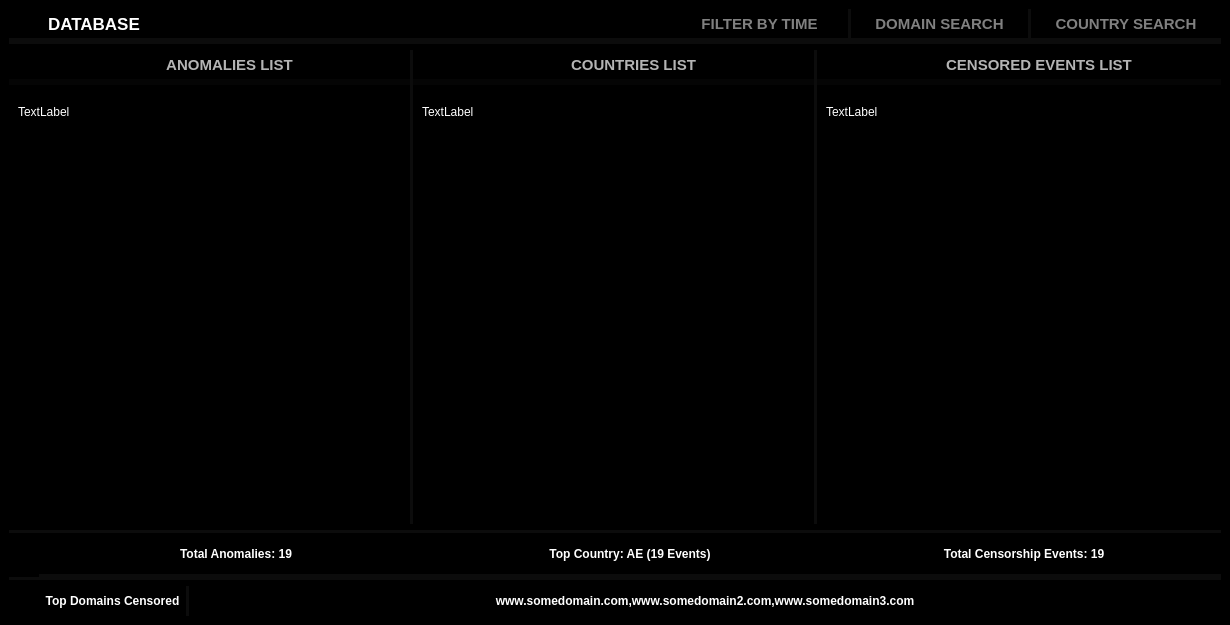
<?xml version="1.0" encoding="UTF-8"?>
<ui version="4.0">
 <class>MainWindow</class>
 <widget class="QMainWindow" name="MainWindow">
  <property name="geometry">
   <rect>
    <x>0</x>
    <y>0</y>
    <width>1230</width>
    <height>625</height>
   </rect>
  </property>
  <property name="windowTitle">
   <string>MainWindow</string>
  </property>
  <property name="styleSheet">
   <string notr="true">background-color: black;
color: white;
Border: 0.5px solid white;

          </string>
  </property>
  <widget class="QWidget" name="centralwidget">
   <property name="styleSheet">
    <string notr="true">*{Border:0px}
QScrollBar:sub-page:vertical{background-color: #000000}
QScrollBar:add-page:vertical{background-color: #000000}
QScrollBar{background-color: #000000}
QScrollBar:sub-page:vertical{background-color: #000000} QScrollBar:add-page:vertical{background-color: #000000} QScrollBar{background-color: #000000}
QScrollBar::add-line:vertical { background-color: transparent}
QScrollBar::sub-line:vertical { background-color: transparent}
QScrollBar::handle:vertical {background-color: rgba(80, 80, 122, .25);}
QPushButton{color: gray}
QPushButton:hover{color: white}

QScrollBar:sub-page:horizontal{background-color: #000000}
QScrollBar:add-page:horizontal{background-color: #000000}
QScrollBar{background-color: #000000}
QScrollBar:sub-page:horizontal{background-color: #000000} QScrollBar:add-page:horizontal{background-color: #000000} QScrollBar{background-color: #000000}
QScrollBar::add-line:horizontal { background-color: transparent}
QScrollBar::sub-line:horizontal { background-color: transparent}
QScrollBar::handle:horizontal{background-color: rgba(80, 80, 122, .2);}

</string>
   </property>
   <layout class="QVBoxLayout" name="verticalLayout">
    <property name="spacing">
     <number>0</number>
    </property>
    <property name="leftMargin">
     <number>0</number>
    </property>
    <property name="topMargin">
     <number>0</number>
    </property>
    <property name="rightMargin">
     <number>0</number>
    </property>
    <property name="bottomMargin">
     <number>0</number>
    </property>
    <item>
     <widget class="QFrame" name="frame">
      <property name="frameShape">
       <enum>QFrame::StyledPanel</enum>
      </property>
      <property name="frameShadow">
       <enum>QFrame::Raised</enum>
      </property>
      <layout class="QVBoxLayout" name="verticalLayout_2">
       <item>
        <widget class="QFrame" name="frame_2">
         <property name="maximumSize">
          <size>
           <width>16777215</width>
           <height>35</height>
          </size>
         </property>
         <property name="styleSheet">
          <string notr="true">Border-Bottom: 3px solid rgba(255,255,255,0.05);
</string>
         </property>
         <property name="frameShape">
          <enum>QFrame::StyledPanel</enum>
         </property>
         <property name="frameShadow">
          <enum>QFrame::Raised</enum>
         </property>
         <layout class="QHBoxLayout" name="horizontalLayout">
          <property name="spacing">
           <number>0</number>
          </property>
          <property name="leftMargin">
           <number>0</number>
          </property>
          <property name="topMargin">
           <number>0</number>
          </property>
          <property name="rightMargin">
           <number>0</number>
          </property>
          <property name="bottomMargin">
           <number>0</number>
          </property>
          <item>
           <widget class="QPushButton" name="pushButton">
            <property name="sizePolicy">
             <sizepolicy hsizetype="Preferred" vsizetype="Preferred">
              <horstretch>0</horstretch>
              <verstretch>0</verstretch>
             </sizepolicy>
            </property>
            <property name="maximumSize">
             <size>
              <width>35</width>
              <height>16777215</height>
             </size>
            </property>
            <property name="text">
             <string/>
            </property>
            <property name="icon">
             <iconset>
              <normaloff>icons/database.svg</normaloff>icons/database.svg</iconset>
            </property>
            <property name="iconSize">
             <size>
              <width>23</width>
              <height>23</height>
             </size>
            </property>
           </widget>
          </item>
          <item>
           <widget class="QLabel" name="label">
            <property name="font">
             <font>
              <pointsize>13</pointsize>
              <weight>75</weight>
              <bold>true</bold>
             </font>
            </property>
            <property name="text">
             <string>DATABASE </string>
            </property>
           </widget>
          </item>
          <item>
           <widget class="QPushButton" name="pushButton_7">
            <property name="sizePolicy">
             <sizepolicy hsizetype="Preferred" vsizetype="Preferred">
              <horstretch>0</horstretch>
              <verstretch>0</verstretch>
             </sizepolicy>
            </property>
            <property name="maximumSize">
             <size>
              <width>180</width>
              <height>16777215</height>
             </size>
            </property>
            <property name="font">
             <font>
              <pointsize>11</pointsize>
              <weight>75</weight>
              <bold>true</bold>
             </font>
            </property>
            <property name="styleSheet">
             <string notr="true">Border-Right: 3px solid rgba(255,255,255,0.05);
</string>
            </property>
            <property name="text">
             <string>FILTER BY TIME</string>
            </property>
            <property name="icon">
             <iconset>
              <normaloff>icons/clock.svg</normaloff>icons/clock.svg</iconset>
            </property>
            <property name="iconSize">
             <size>
              <width>25</width>
              <height>25</height>
             </size>
            </property>
           </widget>
          </item>
          <item>
           <widget class="QPushButton" name="pushButton_8">
            <property name="sizePolicy">
             <sizepolicy hsizetype="Preferred" vsizetype="Preferred">
              <horstretch>0</horstretch>
              <verstretch>0</verstretch>
             </sizepolicy>
            </property>
            <property name="maximumSize">
             <size>
              <width>180</width>
              <height>16777215</height>
             </size>
            </property>
            <property name="font">
             <font>
              <pointsize>11</pointsize>
              <weight>75</weight>
              <bold>true</bold>
             </font>
            </property>
            <property name="styleSheet">
             <string notr="true">Border-Right: 3px solid rgba(255,255,255,0.05);
</string>
            </property>
            <property name="text">
             <string>DOMAIN SEARCH</string>
            </property>
            <property name="icon">
             <iconset>
              <normaloff>icons/web.svg</normaloff>icons/web.svg</iconset>
            </property>
           </widget>
          </item>
          <item>
           <widget class="QPushButton" name="pushButton_9">
            <property name="sizePolicy">
             <sizepolicy hsizetype="Preferred" vsizetype="Preferred">
              <horstretch>0</horstretch>
              <verstretch>0</verstretch>
             </sizepolicy>
            </property>
            <property name="maximumSize">
             <size>
              <width>190</width>
              <height>16777215</height>
             </size>
            </property>
            <property name="font">
             <font>
              <pointsize>11</pointsize>
              <weight>75</weight>
              <bold>true</bold>
             </font>
            </property>
            <property name="text">
             <string>COUNTRY SEARCH</string>
            </property>
            <property name="icon">
             <iconset>
              <normaloff>icons/country.svg</normaloff>icons/country.svg</iconset>
            </property>
            <property name="iconSize">
             <size>
              <width>22</width>
              <height>22</height>
             </size>
            </property>
           </widget>
          </item>
         </layout>
        </widget>
       </item>
       <item>
        <widget class="QFrame" name="frame_3">
         <property name="frameShape">
          <enum>QFrame::StyledPanel</enum>
         </property>
         <property name="frameShadow">
          <enum>QFrame::Raised</enum>
         </property>
         <layout class="QHBoxLayout" name="horizontalLayout_2">
          <property name="spacing">
           <number>0</number>
          </property>
          <property name="leftMargin">
           <number>0</number>
          </property>
          <property name="topMargin">
           <number>0</number>
          </property>
          <property name="rightMargin">
           <number>0</number>
          </property>
          <property name="bottomMargin">
           <number>0</number>
          </property>
          <item>
           <widget class="QFrame" name="frame_4">
            <property name="styleSheet">
             <string notr="true">Border-Right: 3px solid rgba(255,255,255,0.05);
</string>
            </property>
            <property name="frameShape">
             <enum>QFrame::StyledPanel</enum>
            </property>
            <property name="frameShadow">
             <enum>QFrame::Raised</enum>
            </property>
            <layout class="QVBoxLayout" name="verticalLayout_3">
             <property name="spacing">
              <number>0</number>
             </property>
             <property name="leftMargin">
              <number>0</number>
             </property>
             <property name="topMargin">
              <number>0</number>
             </property>
             <property name="rightMargin">
              <number>0</number>
             </property>
             <property name="bottomMargin">
              <number>0</number>
             </property>
             <item>
              <widget class="QFrame" name="frame_7">
               <property name="maximumSize">
                <size>
                 <width>16777215</width>
                 <height>35</height>
                </size>
               </property>
               <property name="styleSheet">
                <string notr="true">Border-Right: 0px;
Border-Bottom: 3px solid rgba(255,255,255,0.02);
</string>
               </property>
               <property name="frameShape">
                <enum>QFrame::StyledPanel</enum>
               </property>
               <property name="frameShadow">
                <enum>QFrame::Raised</enum>
               </property>
               <layout class="QHBoxLayout" name="horizontalLayout_3">
                <property name="spacing">
                 <number>0</number>
                </property>
                <property name="leftMargin">
                 <number>0</number>
                </property>
                <property name="topMargin">
                 <number>0</number>
                </property>
                <property name="rightMargin">
                 <number>0</number>
                </property>
                <property name="bottomMargin">
                 <number>0</number>
                </property>
                <item>
                 <widget class="QPushButton" name="pushButton_2">
                  <property name="sizePolicy">
                   <sizepolicy hsizetype="Preferred" vsizetype="Preferred">
                    <horstretch>0</horstretch>
                    <verstretch>0</verstretch>
                   </sizepolicy>
                  </property>
                  <property name="maximumSize">
                   <size>
                    <width>40</width>
                    <height>16777215</height>
                   </size>
                  </property>
                  <property name="text">
                   <string/>
                  </property>
                  <property name="icon">
                   <iconset>
                    <normaloff>icons/anomaly.svg</normaloff>icons/anomaly.svg</iconset>
                  </property>
                  <property name="iconSize">
                   <size>
                    <width>25</width>
                    <height>25</height>
                   </size>
                  </property>
                 </widget>
                </item>
                <item>
                 <widget class="QLabel" name="label_2">
                  <property name="font">
                   <font>
                    <pointsize>11</pointsize>
                    <weight>75</weight>
                    <bold>true</bold>
                   </font>
                  </property>
                  <property name="styleSheet">
                   <string notr="true">color: rgb(180,180,180);</string>
                  </property>
                  <property name="text">
                   <string>ANOMALIES LIST</string>
                  </property>
                  <property name="alignment">
                   <set>Qt::AlignCenter</set>
                  </property>
                 </widget>
                </item>
               </layout>
              </widget>
             </item>
             <item>
              <widget class="QFrame" name="frame_8">
               <property name="styleSheet">
                <string notr="true">Border-Right: 0px;</string>
               </property>
               <property name="frameShape">
                <enum>QFrame::StyledPanel</enum>
               </property>
               <property name="frameShadow">
                <enum>QFrame::Raised</enum>
               </property>
               <layout class="QVBoxLayout" name="verticalLayout_6">
                <property name="spacing">
                 <number>0</number>
                </property>
                <property name="leftMargin">
                 <number>0</number>
                </property>
                <property name="topMargin">
                 <number>0</number>
                </property>
                <property name="rightMargin">
                 <number>0</number>
                </property>
                <property name="bottomMargin">
                 <number>0</number>
                </property>
                <item>
                 <widget class="QScrollArea" name="scrollArea">
                  <property name="sizePolicy">
                   <sizepolicy hsizetype="Preferred" vsizetype="Preferred">
                    <horstretch>0</horstretch>
                    <verstretch>0</verstretch>
                   </sizepolicy>
                  </property>
                  <property name="widgetResizable">
                   <bool>true</bool>
                  </property>
                  <widget class="QWidget" name="scrollAreaWidgetContents">
                   <property name="geometry">
                    <rect>
                     <x>0</x>
                     <y>0</y>
                     <width>401</width>
                     <height>439</height>
                    </rect>
                   </property>
                   <layout class="QVBoxLayout" name="verticalLayout_9">
                    <item alignment="Qt::AlignTop">
                     <widget class="QLabel" name="label_5">
                      <property name="minimumSize">
                       <size>
                        <width>0</width>
                        <height>35</height>
                       </size>
                      </property>
                      <property name="text">
                       <string>TextLabel</string>
                      </property>
                     </widget>
                    </item>
                   </layout>
                  </widget>
                 </widget>
                </item>
               </layout>
              </widget>
             </item>
            </layout>
           </widget>
          </item>
          <item>
           <widget class="QFrame" name="frame_5">
            <property name="styleSheet">
             <string notr="true">Border-Right: 3px solid rgba(255,255,255,0.05);
</string>
            </property>
            <property name="frameShape">
             <enum>QFrame::StyledPanel</enum>
            </property>
            <property name="frameShadow">
             <enum>QFrame::Raised</enum>
            </property>
            <layout class="QVBoxLayout" name="verticalLayout_4">
             <property name="spacing">
              <number>0</number>
             </property>
             <property name="leftMargin">
              <number>0</number>
             </property>
             <property name="topMargin">
              <number>0</number>
             </property>
             <property name="rightMargin">
              <number>0</number>
             </property>
             <property name="bottomMargin">
              <number>0</number>
             </property>
             <item>
              <widget class="QFrame" name="frame_9">
               <property name="maximumSize">
                <size>
                 <width>16777215</width>
                 <height>35</height>
                </size>
               </property>
               <property name="styleSheet">
                <string notr="true">Border-Right: 0px;
Border-Bottom: 3px solid rgba(255,255,255,0.02);
</string>
               </property>
               <property name="frameShape">
                <enum>QFrame::StyledPanel</enum>
               </property>
               <property name="frameShadow">
                <enum>QFrame::Raised</enum>
               </property>
               <layout class="QHBoxLayout" name="horizontalLayout_4">
                <property name="spacing">
                 <number>0</number>
                </property>
                <property name="leftMargin">
                 <number>0</number>
                </property>
                <property name="topMargin">
                 <number>0</number>
                </property>
                <property name="rightMargin">
                 <number>0</number>
                </property>
                <property name="bottomMargin">
                 <number>0</number>
                </property>
                <item>
                 <widget class="QPushButton" name="pushButton_3">
                  <property name="sizePolicy">
                   <sizepolicy hsizetype="Preferred" vsizetype="Preferred">
                    <horstretch>0</horstretch>
                    <verstretch>0</verstretch>
                   </sizepolicy>
                  </property>
                  <property name="maximumSize">
                   <size>
                    <width>40</width>
                    <height>16777215</height>
                   </size>
                  </property>
                  <property name="text">
                   <string/>
                  </property>
                  <property name="icon">
                   <iconset>
                    <normaloff>icons/country.svg</normaloff>icons/country.svg</iconset>
                  </property>
                  <property name="iconSize">
                   <size>
                    <width>25</width>
                    <height>25</height>
                   </size>
                  </property>
                 </widget>
                </item>
                <item>
                 <widget class="QLabel" name="label_3">
                  <property name="font">
                   <font>
                    <pointsize>11</pointsize>
                    <weight>75</weight>
                    <bold>true</bold>
                   </font>
                  </property>
                  <property name="styleSheet">
                   <string notr="true">color: rgb(180,180,180);</string>
                  </property>
                  <property name="text">
                   <string>COUNTRIES LIST</string>
                  </property>
                  <property name="alignment">
                   <set>Qt::AlignCenter</set>
                  </property>
                 </widget>
                </item>
               </layout>
              </widget>
             </item>
             <item>
              <widget class="QFrame" name="frame_10">
               <property name="styleSheet">
                <string notr="true">Border-Right: 0px;</string>
               </property>
               <property name="frameShape">
                <enum>QFrame::StyledPanel</enum>
               </property>
               <property name="frameShadow">
                <enum>QFrame::Raised</enum>
               </property>
               <layout class="QVBoxLayout" name="verticalLayout_7" stretch="0">
                <property name="spacing">
                 <number>0</number>
                </property>
                <property name="leftMargin">
                 <number>0</number>
                </property>
                <property name="topMargin">
                 <number>0</number>
                </property>
                <property name="rightMargin">
                 <number>0</number>
                </property>
                <property name="bottomMargin">
                 <number>0</number>
                </property>
                <item>
                 <widget class="QScrollArea" name="scrollArea_2">
                  <property name="sizePolicy">
                   <sizepolicy hsizetype="Preferred" vsizetype="Preferred">
                    <horstretch>0</horstretch>
                    <verstretch>0</verstretch>
                   </sizepolicy>
                  </property>
                  <property name="widgetResizable">
                   <bool>true</bool>
                  </property>
                  <widget class="QWidget" name="scrollAreaWidgetContents_2">
                   <property name="geometry">
                    <rect>
                     <x>0</x>
                     <y>0</y>
                     <width>401</width>
                     <height>439</height>
                    </rect>
                   </property>
                   <layout class="QVBoxLayout" name="verticalLayout_10">
                    <item alignment="Qt::AlignTop">
                     <widget class="QLabel" name="label_6">
                      <property name="minimumSize">
                       <size>
                        <width>0</width>
                        <height>35</height>
                       </size>
                      </property>
                      <property name="maximumSize">
                       <size>
                        <width>16777215</width>
                        <height>16777215</height>
                       </size>
                      </property>
                      <property name="text">
                       <string>TextLabel</string>
                      </property>
                     </widget>
                    </item>
                   </layout>
                  </widget>
                 </widget>
                </item>
               </layout>
              </widget>
             </item>
            </layout>
           </widget>
          </item>
          <item>
           <widget class="QFrame" name="frame_6">
            <property name="styleSheet">
             <string notr="true">Border-Right: 0px;
</string>
            </property>
            <property name="frameShape">
             <enum>QFrame::StyledPanel</enum>
            </property>
            <property name="frameShadow">
             <enum>QFrame::Raised</enum>
            </property>
            <layout class="QVBoxLayout" name="verticalLayout_5" stretch="0,0">
             <property name="spacing">
              <number>0</number>
             </property>
             <property name="leftMargin">
              <number>0</number>
             </property>
             <property name="topMargin">
              <number>0</number>
             </property>
             <property name="rightMargin">
              <number>0</number>
             </property>
             <property name="bottomMargin">
              <number>0</number>
             </property>
             <item>
              <widget class="QFrame" name="frame_11">
               <property name="maximumSize">
                <size>
                 <width>16777215</width>
                 <height>35</height>
                </size>
               </property>
               <property name="font">
                <font>
                 <pointsize>11</pointsize>
                 <weight>50</weight>
                 <bold>false</bold>
                </font>
               </property>
               <property name="styleSheet">
                <string notr="true">Border-Right: 0px;
Border-Bottom: 3px solid rgba(255,255,255,0.02);
</string>
               </property>
               <property name="frameShape">
                <enum>QFrame::StyledPanel</enum>
               </property>
               <property name="frameShadow">
                <enum>QFrame::Raised</enum>
               </property>
               <layout class="QHBoxLayout" name="horizontalLayout_5">
                <property name="spacing">
                 <number>0</number>
                </property>
                <property name="leftMargin">
                 <number>0</number>
                </property>
                <property name="topMargin">
                 <number>0</number>
                </property>
                <property name="rightMargin">
                 <number>0</number>
                </property>
                <property name="bottomMargin">
                 <number>0</number>
                </property>
                <item>
                 <widget class="QPushButton" name="pushButton_4">
                  <property name="sizePolicy">
                   <sizepolicy hsizetype="Preferred" vsizetype="Preferred">
                    <horstretch>0</horstretch>
                    <verstretch>0</verstretch>
                   </sizepolicy>
                  </property>
                  <property name="maximumSize">
                   <size>
                    <width>40</width>
                    <height>16777215</height>
                   </size>
                  </property>
                  <property name="text">
                   <string/>
                  </property>
                  <property name="icon">
                   <iconset>
                    <normaloff>icons/blocked.svg</normaloff>icons/blocked.svg</iconset>
                  </property>
                  <property name="iconSize">
                   <size>
                    <width>20</width>
                    <height>20</height>
                   </size>
                  </property>
                 </widget>
                </item>
                <item>
                 <widget class="QLabel" name="label_4">
                  <property name="font">
                   <font>
                    <pointsize>11</pointsize>
                    <weight>75</weight>
                    <bold>true</bold>
                   </font>
                  </property>
                  <property name="styleSheet">
                   <string notr="true">color: rgb(180,180,180);</string>
                  </property>
                  <property name="text">
                   <string>CENSORED EVENTS LIST</string>
                  </property>
                  <property name="alignment">
                   <set>Qt::AlignCenter</set>
                  </property>
                 </widget>
                </item>
               </layout>
              </widget>
             </item>
             <item>
              <widget class="QFrame" name="frame_12">
               <property name="styleSheet">
                <string notr="true">Border-Right: 0px;</string>
               </property>
               <property name="frameShape">
                <enum>QFrame::StyledPanel</enum>
               </property>
               <property name="frameShadow">
                <enum>QFrame::Raised</enum>
               </property>
               <layout class="QVBoxLayout" name="verticalLayout_8">
                <property name="spacing">
                 <number>0</number>
                </property>
                <property name="leftMargin">
                 <number>0</number>
                </property>
                <property name="topMargin">
                 <number>0</number>
                </property>
                <property name="rightMargin">
                 <number>0</number>
                </property>
                <property name="bottomMargin">
                 <number>0</number>
                </property>
                <item>
                 <widget class="QScrollArea" name="scrollArea_3">
                  <property name="sizePolicy">
                   <sizepolicy hsizetype="Preferred" vsizetype="Preferred">
                    <horstretch>0</horstretch>
                    <verstretch>0</verstretch>
                   </sizepolicy>
                  </property>
                  <property name="widgetResizable">
                   <bool>true</bool>
                  </property>
                  <widget class="QWidget" name="scrollAreaWidgetContents_3">
                   <property name="geometry">
                    <rect>
                     <x>0</x>
                     <y>0</y>
                     <width>404</width>
                     <height>439</height>
                    </rect>
                   </property>
                   <layout class="QVBoxLayout" name="verticalLayout_11">
                    <item alignment="Qt::AlignTop">
                     <widget class="QLabel" name="label_7">
                      <property name="minimumSize">
                       <size>
                        <width>0</width>
                        <height>35</height>
                       </size>
                      </property>
                      <property name="text">
                       <string>TextLabel</string>
                      </property>
                     </widget>
                    </item>
                   </layout>
                  </widget>
                 </widget>
                </item>
               </layout>
              </widget>
             </item>
            </layout>
           </widget>
          </item>
         </layout>
        </widget>
       </item>
       <item>
        <widget class="QFrame" name="frame_13">
         <property name="maximumSize">
          <size>
           <width>16777215</width>
           <height>50</height>
          </size>
         </property>
         <property name="styleSheet">
          <string notr="true">Border-Top: 3px solid rgba(255,255,255,0.05);
Border-Bottom: 3px solid rgba(255,255,255,0.05);
</string>
         </property>
         <property name="frameShape">
          <enum>QFrame::StyledPanel</enum>
         </property>
         <property name="frameShadow">
          <enum>QFrame::Raised</enum>
         </property>
         <layout class="QHBoxLayout" name="horizontalLayout_6">
          <property name="spacing">
           <number>0</number>
          </property>
          <property name="leftMargin">
           <number>0</number>
          </property>
          <property name="topMargin">
           <number>0</number>
          </property>
          <property name="rightMargin">
           <number>0</number>
          </property>
          <property name="bottomMargin">
           <number>0</number>
          </property>
          <item>
           <widget class="QPushButton" name="pushButton_5">
            <property name="sizePolicy">
             <sizepolicy hsizetype="Preferred" vsizetype="Preferred">
              <horstretch>0</horstretch>
              <verstretch>0</verstretch>
             </sizepolicy>
            </property>
            <property name="maximumSize">
             <size>
              <width>30</width>
              <height>16777215</height>
             </size>
            </property>
            <property name="styleSheet">
             <string notr="true">Border: 0px;</string>
            </property>
            <property name="text">
             <string/>
            </property>
            <property name="icon">
             <iconset>
              <normaloff>icons/sql.svg</normaloff>icons/sql.svg</iconset>
            </property>
            <property name="iconSize">
             <size>
              <width>25</width>
              <height>25</height>
             </size>
            </property>
           </widget>
          </item>
          <item>
           <widget class="QLabel" name="label_8">
            <property name="font">
             <font>
              <weight>75</weight>
              <bold>true</bold>
             </font>
            </property>
            <property name="styleSheet">
             <string notr="true">Border-Top : 0px;</string>
            </property>
            <property name="text">
             <string>Total Anomalies: 19</string>
            </property>
            <property name="alignment">
             <set>Qt::AlignCenter</set>
            </property>
           </widget>
          </item>
          <item>
           <widget class="QLabel" name="label_9">
            <property name="font">
             <font>
              <weight>75</weight>
              <bold>true</bold>
             </font>
            </property>
            <property name="styleSheet">
             <string notr="true">Border-Top : 0px;</string>
            </property>
            <property name="text">
             <string>Top Country: AE (19 Events)</string>
            </property>
            <property name="alignment">
             <set>Qt::AlignCenter</set>
            </property>
           </widget>
          </item>
          <item>
           <widget class="QLabel" name="label_10">
            <property name="font">
             <font>
              <weight>75</weight>
              <bold>true</bold>
             </font>
            </property>
            <property name="styleSheet">
             <string notr="true">Border-Top : 0px;</string>
            </property>
            <property name="text">
             <string>Total Censorship Events: 19</string>
            </property>
            <property name="alignment">
             <set>Qt::AlignCenter</set>
            </property>
           </widget>
          </item>
         </layout>
        </widget>
       </item>
       <item>
        <widget class="QFrame" name="frame_14">
         <property name="maximumSize">
          <size>
           <width>16777215</width>
           <height>30</height>
          </size>
         </property>
         <property name="frameShape">
          <enum>QFrame::StyledPanel</enum>
         </property>
         <property name="frameShadow">
          <enum>QFrame::Raised</enum>
         </property>
         <layout class="QHBoxLayout" name="horizontalLayout_7">
          <property name="spacing">
           <number>0</number>
          </property>
          <property name="leftMargin">
           <number>0</number>
          </property>
          <property name="topMargin">
           <number>0</number>
          </property>
          <property name="rightMargin">
           <number>0</number>
          </property>
          <property name="bottomMargin">
           <number>0</number>
          </property>
          <item>
           <widget class="QPushButton" name="pushButton_6">
            <property name="sizePolicy">
             <sizepolicy hsizetype="Preferred" vsizetype="Preferred">
              <horstretch>0</horstretch>
              <verstretch>0</verstretch>
             </sizepolicy>
            </property>
            <property name="maximumSize">
             <size>
              <width>30</width>
              <height>999999</height>
             </size>
            </property>
            <property name="text">
             <string/>
            </property>
            <property name="icon">
             <iconset>
              <normaloff>icons/status.svg</normaloff>icons/status.svg</iconset>
            </property>
           </widget>
          </item>
          <item>
           <widget class="QLabel" name="label_11">
            <property name="maximumSize">
             <size>
              <width>150</width>
              <height>16777215</height>
             </size>
            </property>
            <property name="font">
             <font>
              <weight>75</weight>
              <bold>true</bold>
             </font>
            </property>
            <property name="styleSheet">
             <string notr="true">Border-Right: 3px solid rgba(255,255,255,0.05);
</string>
            </property>
            <property name="text">
             <string>Top Domains Censored</string>
            </property>
            <property name="alignment">
             <set>Qt::AlignCenter</set>
            </property>
           </widget>
          </item>
          <item>
           <widget class="QLabel" name="label_12">
            <property name="font">
             <font>
              <weight>75</weight>
              <bold>true</bold>
             </font>
            </property>
            <property name="text">
             <string>www.somedomain.com,www.somedomain2.com,www.somedomain3.com</string>
            </property>
            <property name="alignment">
             <set>Qt::AlignCenter</set>
            </property>
           </widget>
          </item>
         </layout>
        </widget>
       </item>
      </layout>
     </widget>
    </item>
   </layout>
  </widget>
 </widget>
 <resources/>
 <connections/>
</ui>
